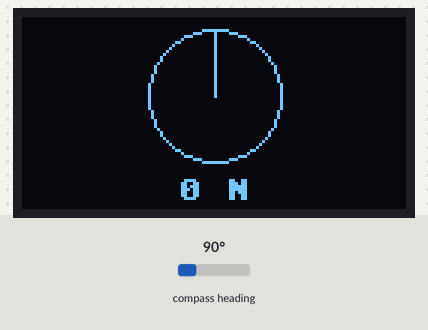
The program below on a simulated Raspberry Pi Pico running MicroPython. On the bench: 128×64 one-colour display. The test bench sets the inputs (shaded band); at power-on: compass heading 90°. Library files of the repository ran but are not shown: ssd1306.py; what the program prints to the serial console is not drawn.

Above: at 16.3 s.
16.4 s: compass heading set to 7°
At 17.3 s:
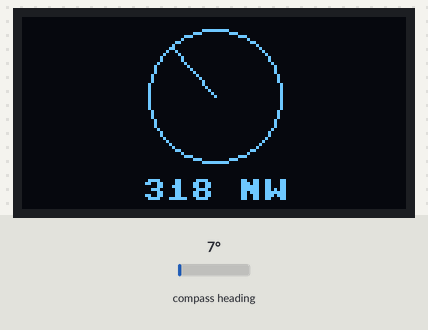
17.9 s: compass heading set to 180°
At 18.7 s:
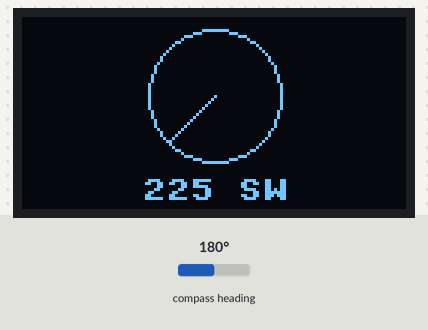
19.4 s: compass heading set to 269°
At 20.0 s:
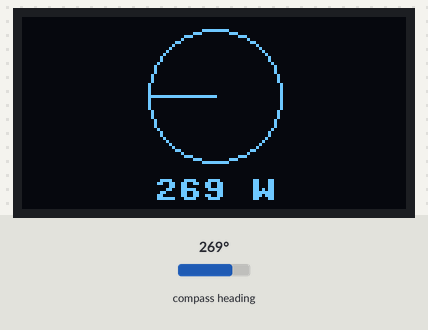
20.9 s: compass heading set to 90°
At 22.4 s:
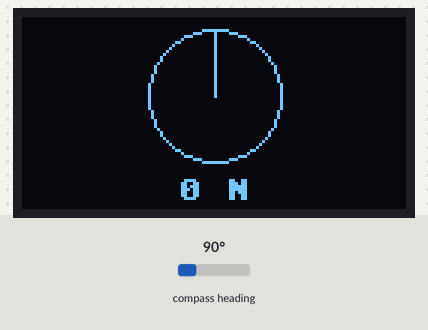
Timing chart, 0 to 23.4 s (numbered marks = the images above; inputs shaded):
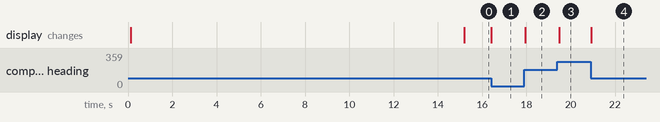

Measured:
- after the input at 16.4 s, the display: changes at once (image 1)
- after the input at 17.9 s, the display: changes after 0.05 s (image 2)
- after the input at 19.4 s, the display: changes after 0.09 s (image 3)
- after the input at 20.9 s, the display: changes at once (image 4)

The program:

05-display-compass-oled.py
```python
import machine
import struct
import time
import math
import config

# HMC5883L wiring (I2C1):
#   VCC  -> Pico 3.3V OUT (pin 36)
#   GND  -> Pico GND (pin 13)
#   SDA  -> GPIO10 (I2C1 SDA)
#   SCL  -> GPIO11 (I2C1 SCL)
#
# OLED wiring (SPI0) is defined in config.py.
#
# Load this file onto the Pico with Thonny and run it (F5). When it
# shows "Calibrating", slowly rotate the board flat through a full
# circle. After that it draws a live compass dial: a ring with a
# needle pointing toward magnetic north, plus the heading in degrees
# and the nearest cardinal direction.
I2C_SDA_PIN = 10
I2C_SCL_PIN = 11
I2C_BUS = 1
HMC5883L_ADDRESS = 0x1E

CONFIG_A = 0x00
CONFIG_B = 0x01
MODE = 0x02
DATA_START = 0x03

CALIBRATION_SECONDS = 15
SAMPLE_DELAY_MS = 100

sda = machine.Pin(I2C_SDA_PIN, machine.Pin.IN, machine.Pin.PULL_UP)
scl = machine.Pin(I2C_SCL_PIN, machine.Pin.IN, machine.Pin.PULL_UP)
i2c = machine.I2C(I2C_BUS, sda=sda, scl=scl, freq=400000)

# 8-sample average, 15 Hz output rate, normal measurement
i2c.writeto_mem(HMC5883L_ADDRESS, CONFIG_A, bytes([0x70]))
# Gain = 5 (default), +/-1.3 Ga range, 1090 LSB/Gauss
i2c.writeto_mem(HMC5883L_ADDRESS, CONFIG_B, bytes([0x20]))
# Continuous-measurement mode
i2c.writeto_mem(HMC5883L_ADDRESS, MODE, bytes([0x00]))
time.sleep_ms(100)

oled = config.init_display()
WHITE = config.WHITE
BLACK = config.BLACK
NO_FILL = config.NO_FILL
FILL = config.FILL
WIDTH = config.WIDTH
HEIGHT = config.HEIGHT

CENTER_X = WIDTH // 2
CENTER_Y = HEIGHT // 2 - 6
RADIUS = CENTER_Y - 4

CARDINALS = ["N", "NE", "E", "SE", "S", "SW", "W", "NW"]

# Data registers are ordered X, Z, Y (not X, Y, Z)
def read_xyz():
    data = i2c.readfrom_mem(HMC5883L_ADDRESS, DATA_START, 6)
    x, z, y = struct.unpack(">hhh", data)
    return x, y, z

# Heading in whole degrees from magnetic north: 0 = north, increasing
# clockwise up to 359. Assumes the board is held flat - no tilt
# compensation.
def heading_degrees(x, y):
    heading_rad = math.atan2(y, x)
    if heading_rad < 0:
        heading_rad += 2 * math.pi
    return int(heading_rad * 180 / math.pi) % 360

def cardinal_direction(heading):
    index = int((heading + 22.5) // 45) % 8
    return CARDINALS[index]

def show_message(*lines):
    oled.fill(BLACK)
    for row, line in enumerate(lines):
        oled.text(line, 0, row * 10, WHITE)
    oled.show()

def draw_compass(heading):
    oled.fill(BLACK)
    oled.ellipse(CENTER_X, CENTER_Y, RADIUS, RADIUS, WHITE, NO_FILL)
    heading_rad = math.radians(heading)
    needle_x = CENTER_X + int(RADIUS * math.sin(heading_rad))
    needle_y = CENTER_Y - int(RADIUS * math.cos(heading_rad))
    oled.line(CENTER_X, CENTER_Y, needle_x, needle_y, WHITE)
    label = "{} {}".format(heading, cardinal_direction(heading))
    text_x = CENTER_X - (len(label) * 8) // 2
    oled.text(label, text_x, HEIGHT - 10, WHITE)
    oled.show()

show_message("Calibrating", "Rotate the board", "flat, full circle")
print("Calibrating for {} seconds - slowly rotate the board flat through a full circle".format(CALIBRATION_SECONDS))
x, y, z = read_xyz()
min_x = max_x = x
min_y = max_y = y
samples = CALIBRATION_SECONDS * 1000 // SAMPLE_DELAY_MS
for i in range(samples):
    x, y, z = read_xyz()
    min_x = min(min_x, x)
    max_x = max(max_x, x)
    min_y = min(min_y, y)
    max_y = max(max_y, y)
    time.sleep_ms(SAMPLE_DELAY_MS)

x_offset = (min_x + max_x) // 2
y_offset = (min_y + max_y) // 2
print("Calibration complete. x_offset={} y_offset={}".format(x_offset, y_offset))

try:
    while True:
        x, y, z = read_xyz()
        heading = heading_degrees(x - x_offset, y - y_offset)
        draw_compass(heading)
        time.sleep_ms(SAMPLE_DELAY_MS)
except KeyboardInterrupt:
    print("Got ctrl-c, stopping")
    show_message("Stopped")
```

config.py
```python
# Hardware configuration for the OLED Two-Button Pico kit.
# Every numbered lab in this folder imports this file instead of repeating
# pin numbers, so the whole kit only needs to be described in one place.

from machine import Pin, SPI
import ssd1306

WIDTH = 128
HEIGHT = 64

# 2.42" SSD1306/SSD1309 SPI display
SCL_PIN = 2
SDA_PIN = 3
RES_PIN = 4
DC_PIN = 5
CS_PIN = 6

# Two momentary push buttons. Each button's other leg goes to GND, and
# PULL_UP holds the pin at 1 until a press pulls it to 0.
BUTTON_A_PIN = 14
BUTTON_B_PIN = 15

WHITE = 1
BLACK = 0
NO_FILL = 0
FILL = 1


def init_display():
    clock = Pin(SCL_PIN)
    data = Pin(SDA_PIN)
    res = Pin(RES_PIN)
    dc = Pin(DC_PIN)
    cs = Pin(CS_PIN)
    spi = SPI(0, sck=clock, mosi=data)
    return ssd1306.SSD1306_SPI(WIDTH, HEIGHT, spi, dc, res, cs)


def init_buttons():
    button_a = Pin(BUTTON_A_PIN, Pin.IN, Pin.PULL_UP)
    button_b = Pin(BUTTON_B_PIN, Pin.IN, Pin.PULL_UP)
    return button_a, button_b
```
